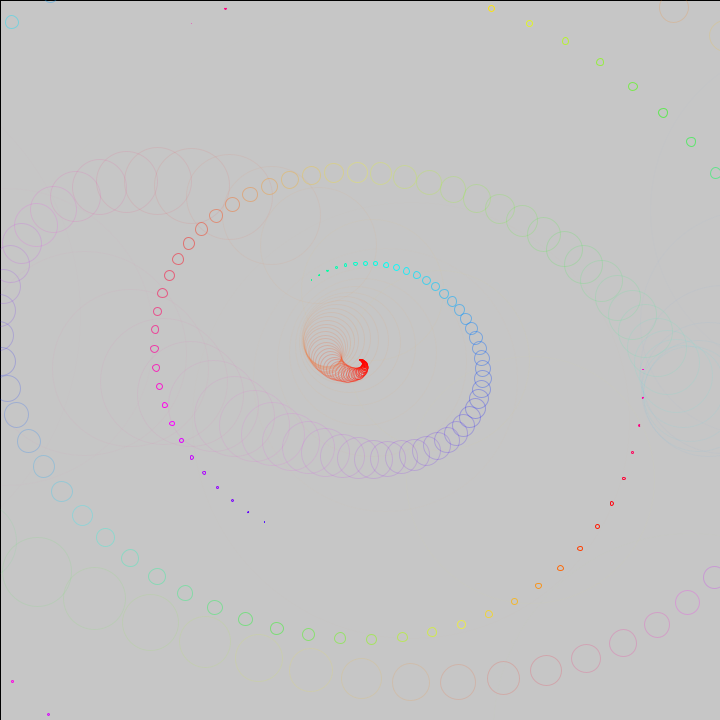
Frame 1 (no input)
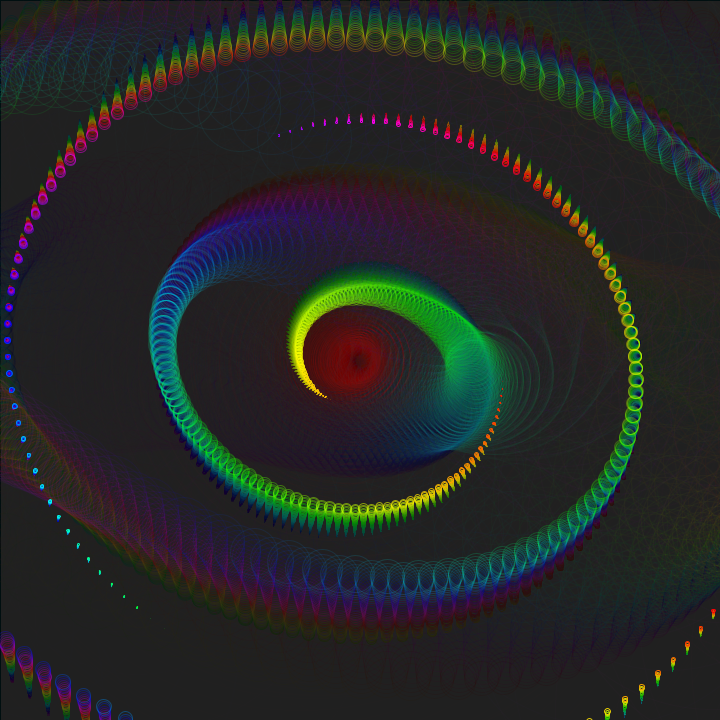
Frame 60 (the mouse pressed at the canvas centre just before this capture)
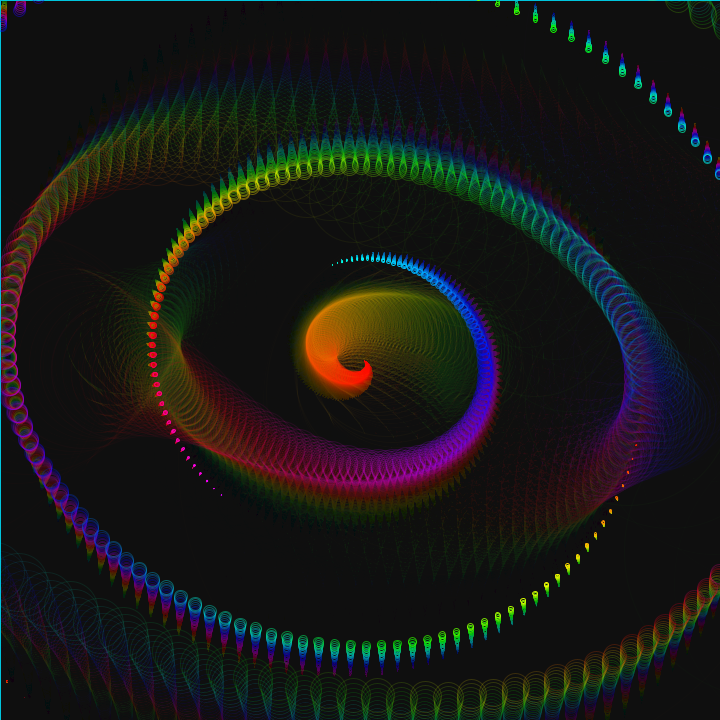
Frame 120 (the mouse held since frame 60 and released just before this capture)

The Processing sketch that drew these frames (run headless with seeded random() and noise(); from frame 60 on, the mouse is pressed at the canvas centre):

// Processing sketch: sketch_832020_ChromaSpinningCircles
// ── sketch_832020_ChromaSpinningCircles.pde
float t,r,S;
void setup(){size(720,720);colorMode(HSB);}
void draw(){
fill(0,8);
square(0,0,721);
noFill();
t+=.05;
for(r=0;r<TAU*9;r+=.1){
stroke((r*r)%255,255,255,64/(S=tan(.5*t+r*.3)));
circle(cos(r+t)*r*(9+S)+360,sin(r+t)*r*(9-S)+360,20*S);
}
}
